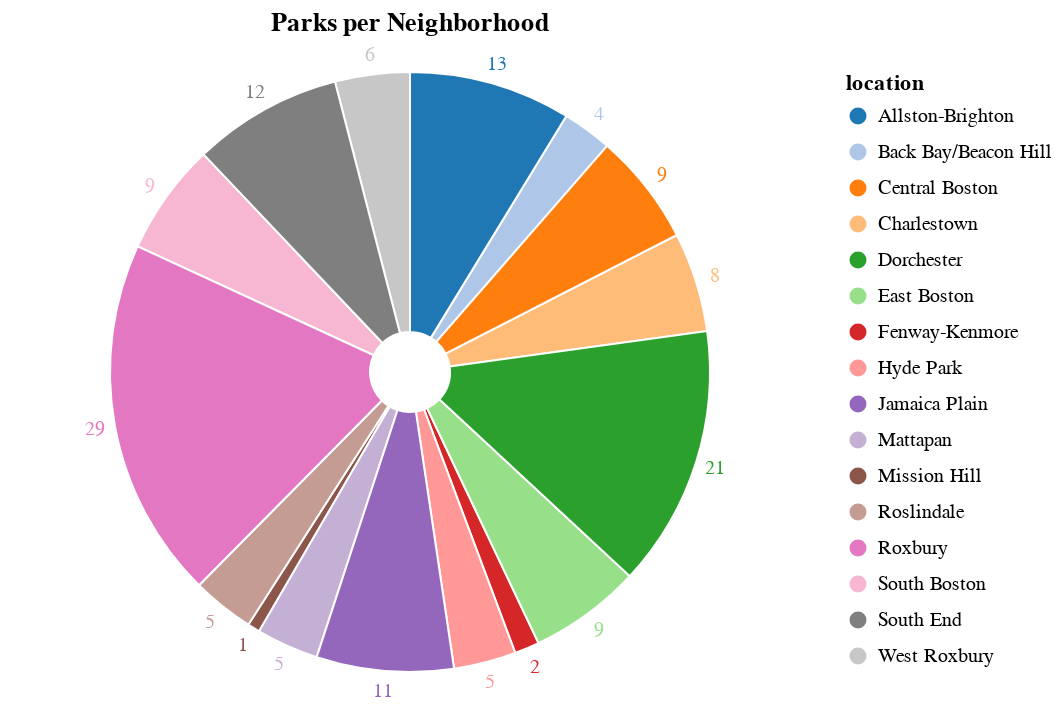

The notebook cell saved with this chart:
### Code cell
import pandas as pd
import altair as alt

df = pd.read_excel("parkNums.xlsx")

click = alt.selection_multi(fields=["location"])


base = alt.Chart(df).encode(
    tooltip=['location'],
    theta=alt.Theta("parks", stack=True),
#     radius=alt.Radius("parks", scale=alt.Scale(type="sqrt", zero=True, rangeMin=20)),
    color="location",
     opacity=alt.condition(click, alt.value(1), alt.value(0.2)),

#     order=alt.Order(
#       # Sort the segments from least parks to most
#       'parks',
#       sort='ascending'
#     )
    
).properties(
    title = "Parks per Neighborhood"
)

c1 = base.mark_arc(innerRadius=20, stroke="#fff")

text = base.mark_text(radius=160, size=10).encode(text="parks")

(c1 + text).configure_range(
    category={'scheme': 'category20'}
).add_selection(click)

### Figure 1 — Vega-Lite specification as saved in the notebook (floating-point values rounded to 4 significant figures)
{"config": {"view": {"continuousWidth": 400, "continuousHeight": 300}, "range": {"category": {"scheme": "category20"}}}, "layer": [{"mark": {"type": "arc", "innerRadius": 20, "stroke": "#fff"}, "encoding": {"color": {"field": "location", "type": "nominal"}, "opacity": {"condition": {"value": 1, "selection": "selector020"}, "value": 0.2}, "theta": {"field": "parks", "stack": true, "type": "quantitative"}, "tooltip": [{"field": "location", "type": "nominal"}]}, "selection": {"selector020": {"type": "multi", "fields": ["location"]}}, "title": "Parks per Neighborhood"}, {"mark": {"type": "text", "radius": 160, "size": 10}, "encoding": {"color": {"field": "location", "type": "nominal"}, "opacity": {"condition": {"value": 1, "selection": "selector020"}, "value": 0.2}, "text": {"field": "parks", "type": "quantitative"}, "theta": {"field": "parks", "stack": true, "type": "quantitative"}, "tooltip": [{"field": "location", "type": "nominal"}]}, "title": "Parks per Neighborhood"}], "data": {"name": "data-99adfdbd17862ca8aaa96097fa0491c0"}, "$schema": "https://vega.github.io/schema/vega-lite/v4.17.0.json", "datasets": {"data-99adfdbd17862ca8aaa96097fa0491c0": [{"parks": 1, "location": "Mission Hill"}, {"parks": 2, "location": "Fenway-Kenmore"}, {"parks": 4, "location": "Back Bay/Beacon Hill"}, {"parks": 5, "location": "Hyde Park"}, {"parks": 5, "location": "Mattapan"}, {"parks": 5, "location": "Roslindale"}, {"parks": 6, "location": "West Roxbury"}, {"parks": 8, "location": "Charlestown"}, {"parks": 9, "location": "Central Boston"}, {"parks": 9, "location": "East Boston"}, {"parks": 9, "location": "South Boston"}, {"parks": 11, "location": "Jamaica Plain"}, {"parks": 12, "location": "South End"}, {"parks": 13, "location": "Allston-Brighton"}, {"parks": 21, "location": "Dorchester"}, {"parks": 29, "location": "Roxbury"}]}}
